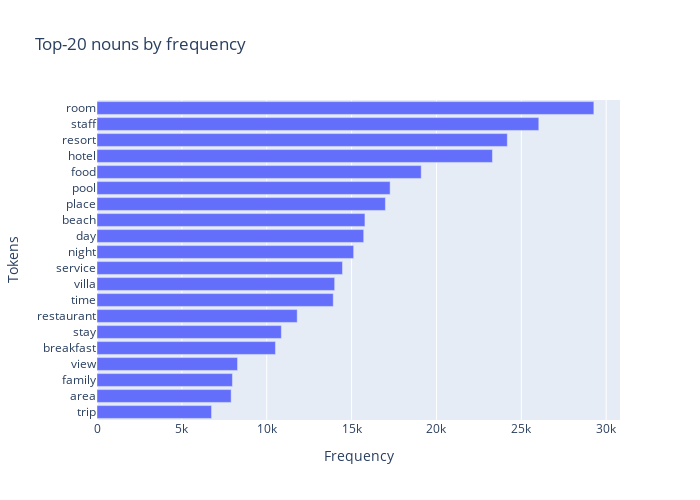

This figure's notebook cell:
### Code cell
# Top 20 nouns by frequency for all reviews
words = []
freqs = []
for num in range(0, 20):
    word, freq = dictionary_noun.most_common(20)[num]
    words.append(word)
    freqs.append(freq)

data = pd.DataFrame({'words': words, 'freqs': freqs})

# Bar chart for the frequences
fig = px.bar(data, x='freqs', y='words', title="Top-20 nouns by frequency",
            width=700, height=500)
fig.update_xaxes(title = 'Frequency')
fig.update_yaxes(title = 'Tokens', autorange="reversed")
fig.show()

### Figure 1 — Plotly figure (JSON) as saved in the notebook; plotly's stock layout.template omitted (floating-point values rounded to 4 significant figures)
{"data": [{"alignmentgroup": "True", "hovertemplate": "freqs=%{x}<br>words=%{y}<extra></extra>", "legendgroup": "", "marker": {"color": "#636efa", "pattern": {"shape": ""}}, "name": "", "offsetgroup": "", "orientation": "h", "showlegend": false, "textposition": "auto", "type": "bar", "x": [29273, 26029, 24175, 23298, 19103, 17270, 16992, 15786, 15713, 15122, 14463, 14003, 13919, 11796, 10862, 10514, 8281, 7979, 7904, 6749], "xaxis": "x", "y": ["room", "staff", "resort", "hotel", "food", "pool", "place", "beach", "day", "night", "service", "villa", "time", "restaurant", "stay", "breakfast", "view", "family", "area", "trip"], "yaxis": "y"}], "layout": {"barmode": "relative", "height": 500, "legend": {"tracegroupgap": 0}, "title": {"text": "Top-20 nouns by frequency"}, "width": 700, "xaxis": {"anchor": "y", "domain": [0, 1], "title": {"text": "Frequency"}}, "yaxis": {"anchor": "x", "autorange": "reversed", "domain": [0, 1], "title": {"text": "Tokens"}}}}
